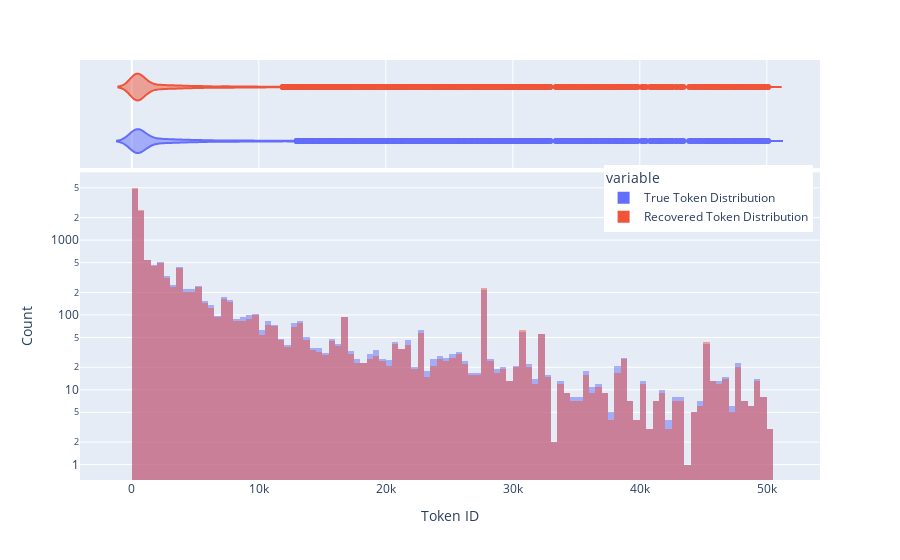

The notebook cell this image was saved under:
### Code cell
fig = px.histogram(df, x=["True Token Distribution", "Recovered Token Distribution", 
                          ], opacity=0.5,log_y=True, marginal="violin") # , nbins=50000
fig.update_layout(
    #title_text='Recovered Token Frequency', # title of plot
    xaxis_title_text='Token ID', # xaxis label
    yaxis_title_text='Count', # yaxis label
    #bargap=0.2, # gap between bars of adjacent location coordinates
    #bargroupgap=0.1, # gap between bars of the same location coordinates
    barmode='overlay',
    showlegend=True,
)
fig.update_layout(legend=dict(
    yanchor="top",
    y=0.75,
    xanchor="right",
    x=0.99
))
# fig.update_traces(opacity=1.0)

fig.show()
fig.write_image(f"visualization_token_overlap_{cfg.case.model}.pdf")

### Figure 1 — Plotly figure (JSON) as saved in the notebook; plotly's stock layout.template omitted (floating-point values rounded to 4 significant figures; data arrays with more than 128 entries replaced by an {"elided": "..."} marker saying what was removed)
{"data": [{"alignmentgroup": "True", "bingroup": "x", "hovertemplate": "variable=True Token Distribution<br>value=%{x}<br>count=%{y}<extra></extra>", "legendgroup": "True Token Distribution", "marker": {"color": "#636efa", "opacity": 0.5, "pattern": {"shape": ""}}, "name": "True Token Distribution", "offsetgroup": "True Token Distribution", "orientation": "v", "showlegend": true, "type": "histogram", "x": {"elided": "13824 int values"}, "xaxis": "x", "yaxis": "y"}, {"alignmentgroup": "True", "hovertemplate": "variable=True Token Distribution<br>value=%{x}<extra></extra>", "legendgroup": "True Token Distribution", "marker": {"color": "#636efa"}, "name": "True Token Distribution", "offsetgroup": "True Token Distribution", "scalegroup": "x", "showlegend": false, "type": "violin", "x": {"elided": "13824 int values"}, "xaxis": "x2", "yaxis": "y2"}, {"alignmentgroup": "True", "bingroup": "x", "hovertemplate": "variable=Recovered Token Distribution<br>value=%{x}<br>count=%{y}<extra></extra>", "legendgroup": "Recovered Token Distribution", "marker": {"color": "#EF553B", "opacity": 0.5, "pattern": {"shape": ""}}, "name": "Recovered Token Distribution", "offsetgroup": "Recovered Token Distribution", "orientation": "v", "showlegend": true, "type": "histogram", "x": {"elided": "13824 int values"}, "xaxis": "x", "yaxis": "y"}, {"alignmentgroup": "True", "hovertemplate": "variable=Recovered Token Distribution<br>value=%{x}<extra></extra>", "legendgroup": "Recovered Token Distribution", "marker": {"color": "#EF553B"}, "name": "Recovered Token Distribution", "offsetgroup": "Recovered Token Distribution", "scalegroup": "x", "showlegend": false, "type": "violin", "x": {"elided": "13824 int values"}, "xaxis": "x2", "yaxis": "y2"}], "layout": {"barmode": "overlay", "legend": {"title": {"text": "variable"}, "tracegroupgap": 0, "x": 0.99, "xanchor": "right", "y": 0.75, "yanchor": "top"}, "margin": {"t": 60}, "showlegend": true, "xaxis": {"anchor": "y", "domain": [0, 1], "title": {"text": "Token ID"}}, "xaxis2": {"anchor": "y2", "domain": [0, 1], "matches": "x", "showgrid": true, "showticklabels": false}, "yaxis": {"anchor": "x", "domain": [0, 0.7326], "title": {"text": "Count"}, "type": "log"}, "yaxis2": {"anchor": "x2", "domain": [0.7426, 1], "matches": "y2", "showgrid": false, "showline": false, "showticklabels": false, "ticks": ""}}}
